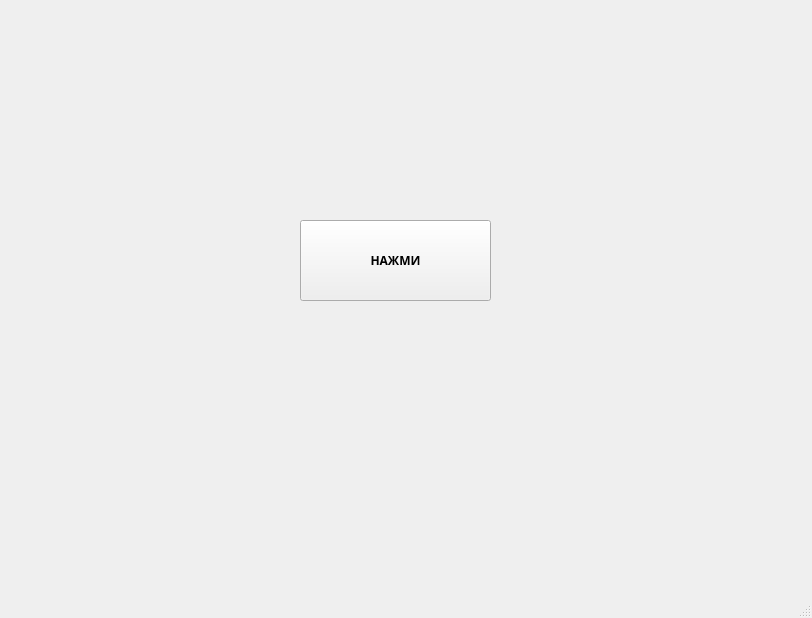
<?xml version="1.0" encoding="UTF-8"?>
<ui version="4.0">
 <class>MainWindow</class>
 <widget class="QMainWindow" name="MainWindow">
  <property name="geometry">
   <rect>
    <x>0</x>
    <y>0</y>
    <width>812</width>
    <height>618</height>
   </rect>
  </property>
  <property name="windowTitle">
   <string>MainWindow</string>
  </property>
  <widget class="QWidget" name="centralwidget">
   <widget class="QLabel" name="label">
    <property name="geometry">
     <rect>
      <x>-4</x>
      <y>2</y>
      <width>831</width>
      <height>601</height>
     </rect>
    </property>
    <property name="text">
     <string/>
    </property>
   </widget>
   <widget class="QPushButton" name="press">
    <property name="geometry">
     <rect>
      <x>300</x>
      <y>220</y>
      <width>191</width>
      <height>81</height>
     </rect>
    </property>
    <property name="font">
     <font>
      <family>Arial Black</family>
      <weight>75</weight>
      <bold>true</bold>
     </font>
    </property>
    <property name="text">
     <string>НАЖМИ</string>
    </property>
   </widget>
  </widget>
  <widget class="QMenuBar" name="menubar">
   <property name="geometry">
    <rect>
     <x>0</x>
     <y>0</y>
     <width>812</width>
     <height>21</height>
    </rect>
   </property>
  </widget>
  <widget class="QStatusBar" name="statusbar"/>
 </widget>
 <resources/>
 <connections/>
</ui>
